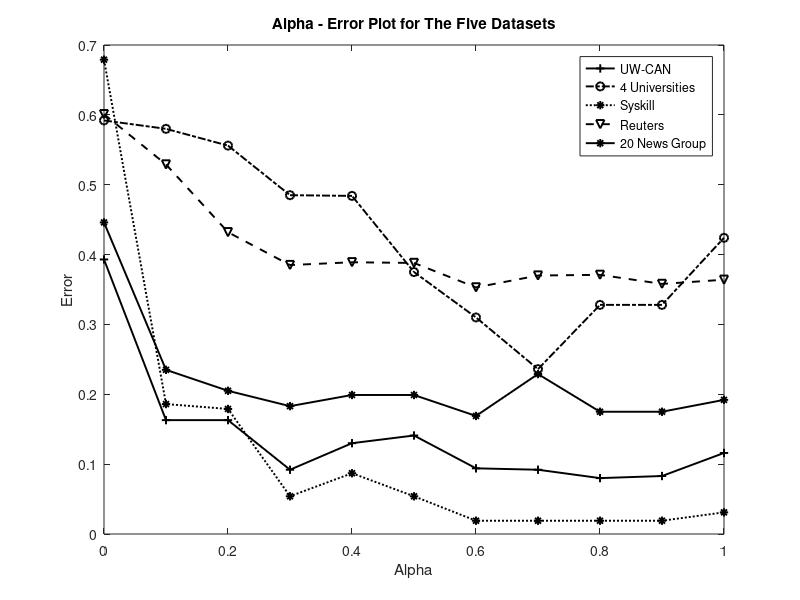

Write MATLAB code to recreate this figure.

UWCAN_alpha =   [0.0,     0.1,   0.2,   0.3,   0.4,   0.5,   0.6,   0.7,   0.8,   0.9,   1.0];
UWCAN_error =[1-0.607, 1-0.837, 1-0.837, 1-0.908, 1-0.870, 1-0.859, 1-0.906, 1-0.908, 1-0.920, 1-0.917, 1-0.884];

universities_alpha =    [0.0,   0.1,   0.2,   0.3,   0.4,   0.5,   0.6,   0.7,   0.8,   0.9,   1.0];
universities_error = [1-0.408, 1-0.420, 1-0.444, 1-0.515, 1-0.516, 1-0.625, 1-0.690, 1-0.764, 1-0.672, 1-0.672, 1-0.576];

syskill_alpha =    [0.0,   0.1,   0.2,   0.3,   0.4,   0.5,   0.6,   0.7,   0.8,   0.9,   1.0];
syskill_error = [1-0.321, 1-0.814, 1-0.821, 1-0.946, 1-0.913, 1-0.946, 1-0.981, 1-0.981, 1-0.981, 1-0.981, 1-0.969];

reuters_alpha =    [0.0,   0.1,   0.2,   0.3,   0.4,   0.5,   0.6,   0.7,   0.8,   0.9,   1.0];
reuters_error = [1-0.399, 1-0.471, 1-0.568, 1-0.615, 1-0.611, 1-0.612, 1-0.647, 1-0.630, 1-0.629, 1-0.642, 1-0.636];

news_alpha =    [0.0,   0.1,   0.2,   0.3,   0.4,   0.5,   0.6,   0.7,   0.8,   0.9,   1.0];
news_error = [1-0.554, 1-0.765, 1-0.795, 1-0.817, 1-0.801, 1-0.801, 1-0.831, 1-0.771, 1-0.825, 1-0.825, 1-0.808];


plot(UWCAN_alpha,UWCAN_error,'-+k','LineWidth',1.4);
hold on
plot(universities_alpha,universities_error,'-.ok','LineWidth',1.4);
hold on
plot(syskill_alpha,syskill_error,':*k','LineWidth',1.4);
hold on
plot(reuters_alpha, reuters_error,'--vk','LineWidth',1.4);
hold on
plot(news_alpha, news_error,'-*k','LineWidth',1.4);
hold on
leg = legend('UW-CAN','4 Universities', 'Syskill', 'Reuters', '20 News Group');
set(leg,'Location','NorthEast');
hold off

title('Alpha - Error Plot for The Five Datasets');
xlabel('Alpha');
ylabel('Error');
